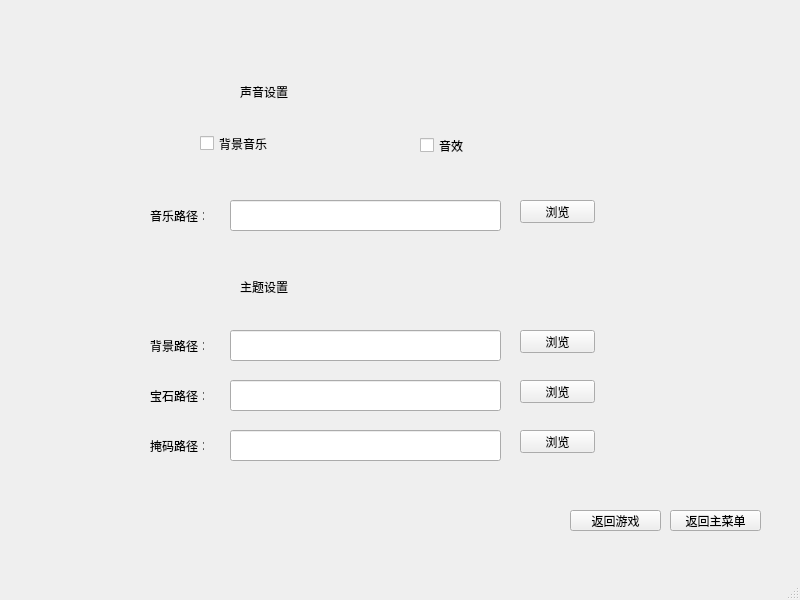
<?xml version="1.0" encoding="UTF-8"?>
<ui version="4.0">
 <class>setting</class>
 <widget class="QMainWindow" name="setting">
  <property name="geometry">
   <rect>
    <x>0</x>
    <y>0</y>
    <width>800</width>
    <height>600</height>
   </rect>
  </property>
  <property name="windowTitle">
   <string>MainWindow</string>
  </property>
  <property name="styleSheet">
   <string notr="true">background-image: url(D:/Study/shujujiegou/guangzongyaozu/0.png);</string>
  </property>
  <widget class="QWidget" name="centralwidget">
   <widget class="QLabel" name="label">
    <property name="geometry">
     <rect>
      <x>240</x>
      <y>81</y>
      <width>71</width>
      <height>21</height>
     </rect>
    </property>
    <property name="text">
     <string>声音设置</string>
    </property>
   </widget>
   <widget class="QLineEdit" name="lineEdit">
    <property name="geometry">
     <rect>
      <x>230</x>
      <y>200</y>
      <width>271</width>
      <height>31</height>
     </rect>
    </property>
   </widget>
   <widget class="QLabel" name="label_2">
    <property name="geometry">
     <rect>
      <x>240</x>
      <y>271</y>
      <width>81</width>
      <height>31</height>
     </rect>
    </property>
    <property name="text">
     <string>主题设置</string>
    </property>
   </widget>
   <widget class="QLabel" name="label_3">
    <property name="geometry">
     <rect>
      <x>150</x>
      <y>210</y>
      <width>54</width>
      <height>12</height>
     </rect>
    </property>
    <property name="text">
     <string>音乐路径：</string>
    </property>
   </widget>
   <widget class="QPushButton" name="pushButton">
    <property name="geometry">
     <rect>
      <x>520</x>
      <y>200</y>
      <width>75</width>
      <height>23</height>
     </rect>
    </property>
    <property name="styleSheet">
     <string notr="true">background-image: url(D:/Study/shujujiegou/guangzongyaozu/微信截图_20200528195659.png);</string>
    </property>
    <property name="text">
     <string>浏览</string>
    </property>
   </widget>
   <widget class="QLineEdit" name="lineEdit_2">
    <property name="geometry">
     <rect>
      <x>230</x>
      <y>330</y>
      <width>271</width>
      <height>31</height>
     </rect>
    </property>
    <property name="text">
     <string/>
    </property>
   </widget>
   <widget class="QLabel" name="label_4">
    <property name="geometry">
     <rect>
      <x>150</x>
      <y>340</y>
      <width>54</width>
      <height>12</height>
     </rect>
    </property>
    <property name="text">
     <string>背景路径：</string>
    </property>
   </widget>
   <widget class="QPushButton" name="pushButton_2">
    <property name="geometry">
     <rect>
      <x>520</x>
      <y>330</y>
      <width>75</width>
      <height>23</height>
     </rect>
    </property>
    <property name="styleSheet">
     <string notr="true">background-image: url(D:/Study/shujujiegou/guangzongyaozu/微信截图_20200528195659.png);</string>
    </property>
    <property name="text">
     <string>浏览</string>
    </property>
   </widget>
   <widget class="QLabel" name="label_5">
    <property name="geometry">
     <rect>
      <x>150</x>
      <y>390</y>
      <width>54</width>
      <height>12</height>
     </rect>
    </property>
    <property name="text">
     <string>宝石路径：</string>
    </property>
   </widget>
   <widget class="QLineEdit" name="lineEdit_3">
    <property name="geometry">
     <rect>
      <x>230</x>
      <y>380</y>
      <width>271</width>
      <height>31</height>
     </rect>
    </property>
    <property name="text">
     <string/>
    </property>
   </widget>
   <widget class="QPushButton" name="pushButton_3">
    <property name="geometry">
     <rect>
      <x>520</x>
      <y>380</y>
      <width>75</width>
      <height>23</height>
     </rect>
    </property>
    <property name="styleSheet">
     <string notr="true">background-image: url(D:/Study/shujujiegou/guangzongyaozu/微信截图_20200528195659.png);</string>
    </property>
    <property name="text">
     <string>浏览</string>
    </property>
   </widget>
   <widget class="QLabel" name="label_6">
    <property name="geometry">
     <rect>
      <x>150</x>
      <y>440</y>
      <width>54</width>
      <height>12</height>
     </rect>
    </property>
    <property name="text">
     <string>掩码路径：</string>
    </property>
   </widget>
   <widget class="QLineEdit" name="lineEdit_4">
    <property name="geometry">
     <rect>
      <x>230</x>
      <y>430</y>
      <width>271</width>
      <height>31</height>
     </rect>
    </property>
    <property name="text">
     <string/>
    </property>
   </widget>
   <widget class="QPushButton" name="pushButton_4">
    <property name="geometry">
     <rect>
      <x>520</x>
      <y>430</y>
      <width>75</width>
      <height>23</height>
     </rect>
    </property>
    <property name="styleSheet">
     <string notr="true">background-image: url(D:/Study/shujujiegou/guangzongyaozu/微信截图_20200528195659.png);</string>
    </property>
    <property name="text">
     <string>浏览</string>
    </property>
   </widget>
   <widget class="QPushButton" name="back">
    <property name="geometry">
     <rect>
      <x>670</x>
      <y>510</y>
      <width>91</width>
      <height>21</height>
     </rect>
    </property>
    <property name="styleSheet">
     <string notr="true">background-image: url(D:/Study/shujujiegou/guangzongyaozu/微信截图_20200528195659.png);</string>
    </property>
    <property name="text">
     <string>返回主菜单</string>
    </property>
   </widget>
   <widget class="QPushButton" name="back_2">
    <property name="geometry">
     <rect>
      <x>570</x>
      <y>510</y>
      <width>91</width>
      <height>21</height>
     </rect>
    </property>
    <property name="styleSheet">
     <string notr="true">background-image: url(D:/Study/shujujiegou/guangzongyaozu/微信截图_20200528195659.png);</string>
    </property>
    <property name="text">
     <string>返回游戏</string>
    </property>
   </widget>
   <widget class="QCheckBox" name="checkBox">
    <property name="geometry">
     <rect>
      <x>200</x>
      <y>128</y>
      <width>111</width>
      <height>31</height>
     </rect>
    </property>
    <property name="text">
     <string>背景音乐</string>
    </property>
   </widget>
   <widget class="QCheckBox" name="checkBox_2">
    <property name="geometry">
     <rect>
      <x>420</x>
      <y>130</y>
      <width>91</width>
      <height>31</height>
     </rect>
    </property>
    <property name="text">
     <string>音效</string>
    </property>
   </widget>
  </widget>
  <widget class="QMenuBar" name="menubar">
   <property name="geometry">
    <rect>
     <x>0</x>
     <y>0</y>
     <width>800</width>
     <height>23</height>
    </rect>
   </property>
  </widget>
  <widget class="QStatusBar" name="statusbar"/>
 </widget>
 <resources/>
 <connections/>
</ui>
